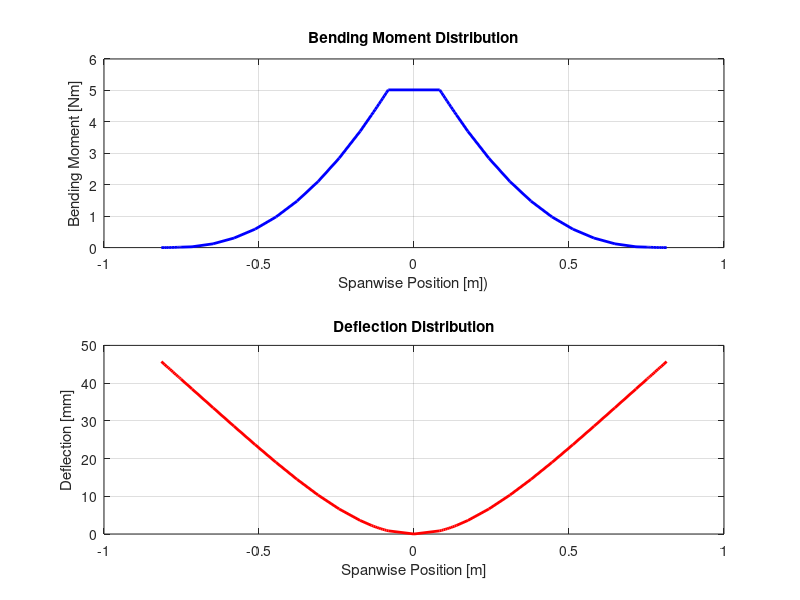

The MATLAB script that drew this image:
clc; clear all; close all;
% Imported data from xflr5
wing_y = [-0.815	-0.805	-0.7975	-0.7925	-0.7875	-0.7825	-0.7775	-0.7725	-0.7675	-0.7625	-0.7588	-0.7562	-0.7538	-0.7512	-0.7161	-0.6483	-0.5806	-0.5128	-0.445	-0.3772	-0.3094	-0.2417	-0.1739	-0.137	-0.131	-0.125	-0.119	-0.113	-0.107	-0.101	-0.095	-0.089	-0.083  	0   0.083	0.089	0.095	0.101	0.107	0.113	0.119	0.125	0.131	0.137	0.1739	0.2417	0.3094	0.3772	0.445	0.5128	0.5806	0.6483	0.7161	0.7512	0.7538	0.7562	0.7588	0.7625	0.7675	0.7725	0.7775	0.7825	0.7875	0.7925	0.7975	0.805	0.815];
M_b_hrz =    [    0 	0.0004	0.0013	0.002	0.003	0.0041	0.0055	0.0071	0.0088	0.0106	0.012	0.0128	0.0137	0.0146	0.0258	0.1201	0.3031	0.5857	0.976	1.48	2.1015	2.8414	3.6968	4.2199	4.3059	4.3927	4.4801	4.5682	4.6569	4.7462	4.836	4.9263	5.0169	5.0169  5.0169	4.9263	4.836	4.7462	4.6569	4.5682	4.4801	4.3927	4.3059	4.2199	3.6968	2.8415	2.1015	1.48	0.976	0.5857	0.3031	0.1201	0.0258	0.0146	0.0137	0.0128	0.012	0.0106	0.0088	0.0071	0.0055	0.0041	0.003	0.002	0.0013	0.0004	0];
chord =  [ 0.08	    0.09	0.0975	0.1025	0.1075	0.1125	0.1175	0.1225	0.1275	0.1325	0.1362	0.1387	0.1412	0.1437	0.1492	0.1575	0.1658	0.1742	0.1825	0.1908	0.1992	0.2075	0.2158	0.2215	0.2245	0.2275	0.2305	0.2335	0.2365	0.2395	0.2425	0.2455	0.2485	0.2485  0.2485	0.2455	0.2425	0.2395	0.2365	0.2335	0.2305	0.2275	0.2245	0.2215	0.2158	0.2075	0.1992	0.1908	0.1825	0.1742	0.1658	0.1575	0.1492	0.1437	0.1412	0.1387	0.1362	0.1325	0.1275	0.1225	0.1175	0.1125	0.1075	0.1025	0.0975	0.09	0.08];


ro_tube = 2100; % Density of the tube [kg/m^3]
d_o = 0.012; % Outer diameter of the tube [m]
d_i = 0.010; % Inner diameter of the tube [m]
A_tube = pi * (d_o^2 - d_i^2); % Tube Area [m^2]
I_tube = pi * (d_o^4 - d_i^4) / 64; % Tube moment of inertia [m^4]
E_tube = 39e9; % Elastic modulus of GFRP [Pa]
S_u = 645e6; % Tensile Strength [Pa]


ro_shell = 1264; % Desity of the shell [kg/m^2]
A_shell = (415.479892e-6/0.25) * chord; % Shell Area [m^2]
I_shell = (55082.565563e-12/0.25) * chord; % Shell moment of inertia [m^4]
d_st = 0.003; % Distance btw Shell's Neutral Axis and Tube Neutral Axis [m]
E_shell = 2.54e9; % Elastic modulus of PLA [Pa]

I_shell_trasformed = I_shell + A_shell*d_st^2; % Transformed I of shell

EI = zeros(0,length(wing_y));
for i = 1 : length(wing_y)
    if abs(wing_y(i)) < 0.0
        EI(i) = E_tube*I_tube + E_shell*I_shell_trasformed(i);
    elseif 1
        EI(i) = E_tube*I_tube;
    else
        EI(i) = E_shell .* I_shell(i);
    end
end

% First integration: Calculate slope
slope = cumtrapz(wing_y, M_b_hrz ./ EI);

% Adjust slope to enforce boundary condition: slope(0) = 0
slope = slope - slope(find(wing_y == 0, 1));

% Second integration: Calculate deflection
deflection = cumtrapz(wing_y, slope);

% Adjust deflection to enforce boundary condition: deflection(0) = 0
deflection = (deflection - deflection(find(wing_y == 0, 1))).*1000;

% Plot bending moment
figure;
subplot(2, 1, 1);
plot(wing_y, M_b_hrz, 'b-', 'LineWidth', 2);
grid on;
xlabel('Spanwise Position [m])');
ylabel('Bending Moment [Nm]');
title('Bending Moment Distribution');

% Plot deflection
subplot(2, 1, 2);
plot(wing_y, deflection, 'r-', 'LineWidth', 2);
grid on;
xlabel('Spanwise Position [m]');
ylabel('Deflection [mm]');
title('Deflection Distribution');

Sigma_max = (max(M_b_hrz)*d_o) / (I_tube);
Weight = ro_tube*A_tube
SF = S_u / Sigma_max



